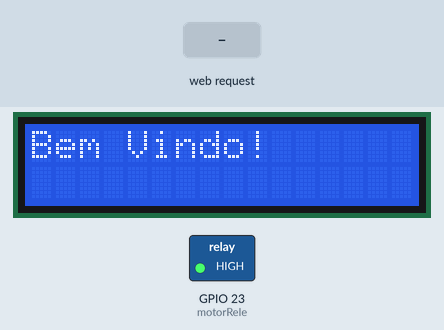
This sketch was run on a simulated ESP32. Parts: 16×2 character LCD, switched loads named in the sketch (green lamp = pin HIGH). Inputs (shaded band) come from the test bench. WiFi joins after 1.5 s; servers stay silent unless stated; what the sketch prints to the serial monitor is not drawn.

Above: at 2.7 s.
2.8 s: HTTP request GET /L? received
At 3.8 s:
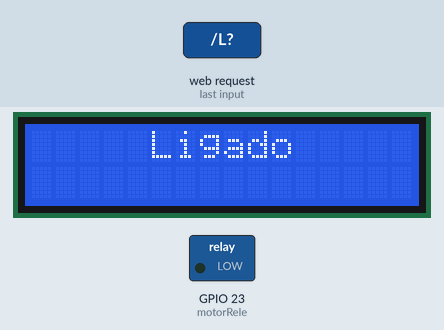
4.3 s: HTTP request GET /H? received
At 5.0 s:
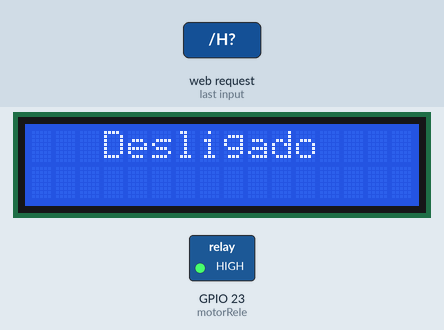
Timing chart, 0 to 7.3 s (numbered marks = the images above; inputs shaded):
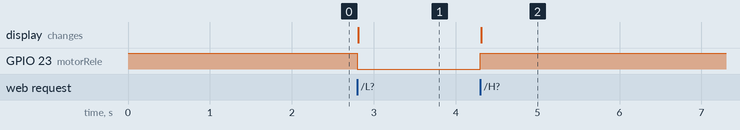

The sketch:

web_server.ino
```cpp
#include <WiFi.h>
#include <LiquidCrystal_I2C.h>
#include <Wire.h>

const char* ssid     = "dlink-D520";
const char* password = "rvhvc24446";

int motorRele = 23;

LiquidCrystal_I2C lcd(0x27, 16, 2);

WiFiServer server(80);

void setup()
{
  Serial.begin(115200);
  pinMode(motorRele, OUTPUT);

  digitalWrite(motorRele, HIGH);

  lcd.init();
  lcd.backlight();
  lcd.print("Bem Vindo!");

  delay(10);

  Serial.println();
  Serial.println();
  Serial.print("Conectando a ");
  Serial.println(ssid);

  WiFi.begin(ssid, password);

  while (WiFi.status() != WL_CONNECTED) {
    delay(500);
    Serial.print(".");
  }

  Serial.println("");
  Serial.println("WiFi conectado.");
  Serial.println("Endereço IP: ");
  Serial.println(WiFi.localIP());

  server.begin();

}

int value = 0;

void loop() {
  WiFiClient client = server.available();

  if (client) {
    Serial.println("Novo Cliente");
    String currentLine = "";
    while (client.connected()) {
      if (client.available()) {
        char c = client.read();
        Serial.write(c);
        if (c == '\n') {
          if (currentLine.length() == 0) {
            client.println("HTTP/1.1 200 OK");
            client.println("Content-type:text/html");
            client.println();

            String html = "<!DOCTYPE html><html><head><title>ESP32 WEB</title>";
            html += "<meta name='viewport' content='user-scalable=no'>";
            html += "<style>button{background: red; width: 20vw; height: 4vh; border-radius: 20px; border: none; color: white;}";
            html += "</style></head>";
            html += "<body bgcolor='ffffff'><center><h1>";
            html += "<form method='GET' action='/H'><button value='H' type='submit'>Desligar Laser</button></form>";
            html += "<form method='GET' action='/L'><button value='L' type='submit'>Ligar Laser</button></form>";
            html += "</h1></center></body></html>";

            client.print(html);
            client.println();
            break;
          } else {
            currentLine = "";
          }
        } else if (c != '\r') {
          currentLine += c;
        }

        if (currentLine.endsWith("GET /H?")) {
          digitalWrite(motorRele, HIGH);
          lcd.clear();
          lcd.setCursor(3,0);
          lcd.print("Desligado");
        }
        if (currentLine.endsWith("GET /L?")) {
          digitalWrite(motorRele, LOW);
          lcd.clear();
          lcd.setCursor(5,0);
          lcd.print("Ligado");
        }
      }
    }
    client.stop();
    Serial.println("Client Disconnected.");
  }
}
```

Measured:
- after the input at 2.8 s, GPIO 23 (motorRele): HIGH → LOW at once; the display: changes at once (image 1)
- after the input at 4.3 s, GPIO 23 (motorRele): LOW → HIGH at once; the display: changes at once (image 2)
